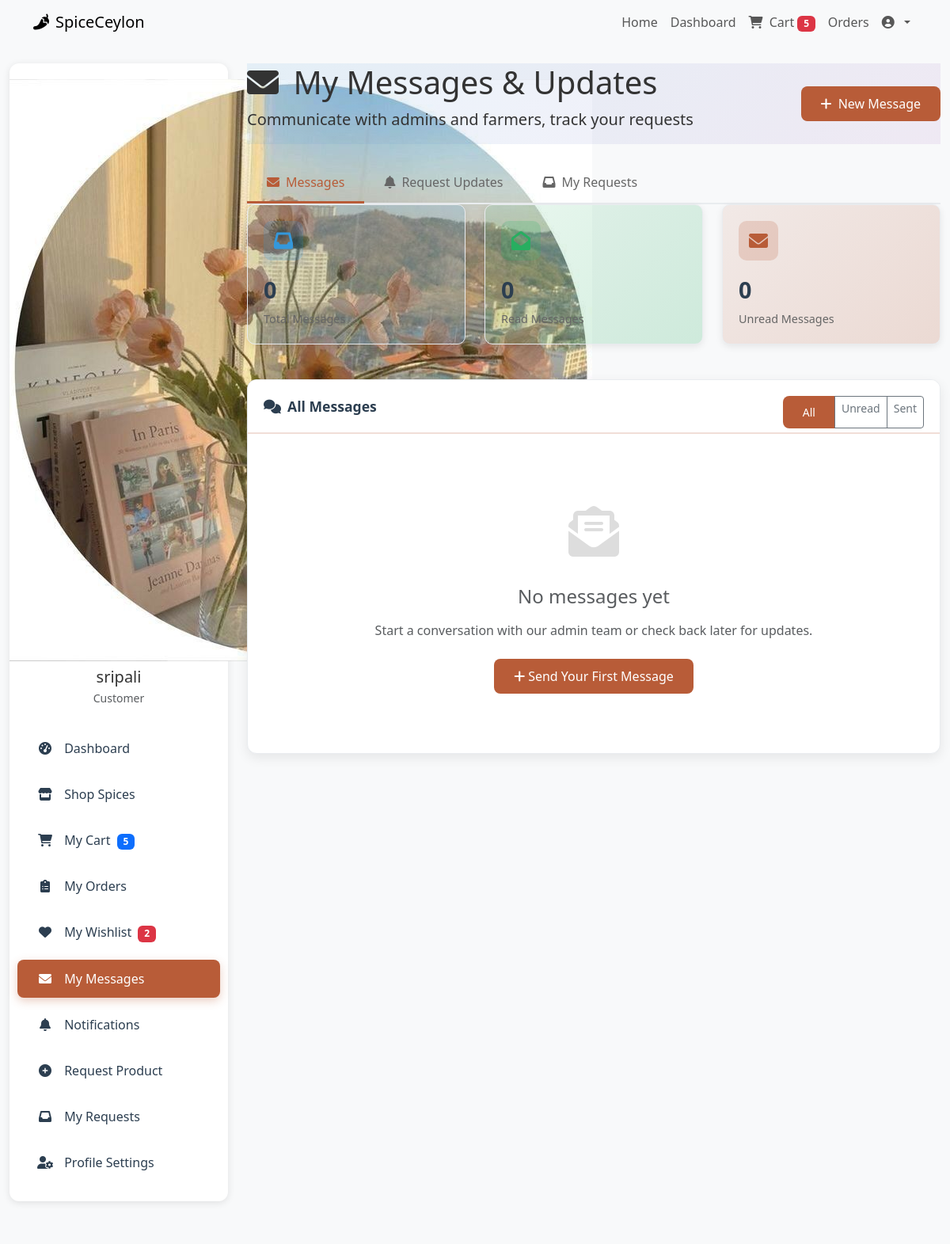
/customer/messages.php (signed in, upper part), run on an earlier commit of the app's database.
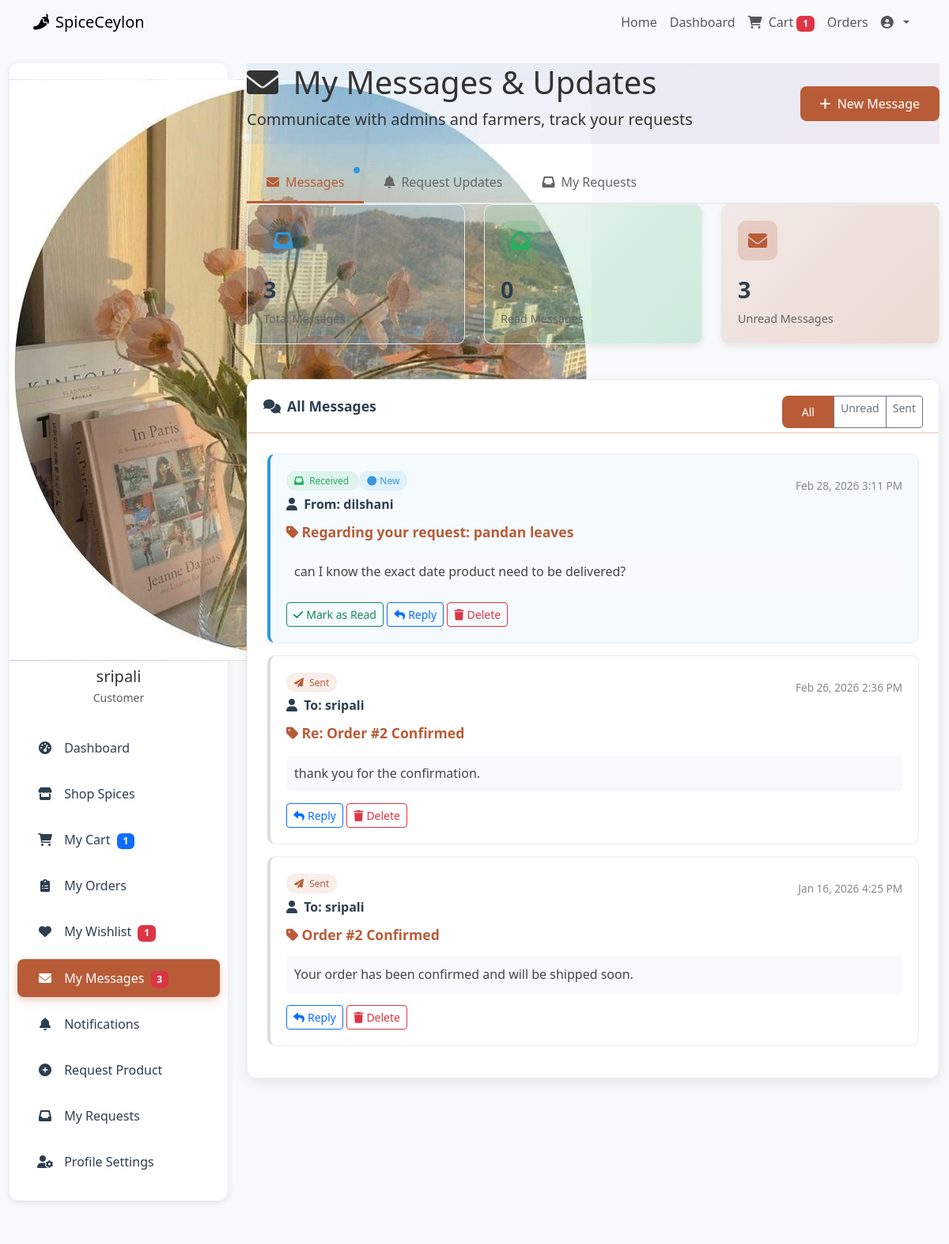
And on a later commit of the database.
### tables this page shows
CREATE TABLE `messages` (
  `id` int(11) NOT NULL,
  `sender_id` int(11) NOT NULL,
  `sender_role` enum('admin','farmer','customer') NOT NULL,
  `receiver_id` int(11) NOT NULL,
  `receiver_role` enum('admin','farmer','customer') NOT NULL,
  `subject` varchar(255) DEFAULT '',
  `message` text NOT NULL,
  `related_order_id` int(11) DEFAULT NULL,
  `related_product_id` int(11) DEFAULT NULL,
  `is_read` tinyint(1) DEFAULT 0,
  `created_at` timestamp NOT NULL DEFAULT current_timestamp()
);

CREATE TABLE `users` (
  `user_id` int(11) NOT NULL,
  `name` varchar(255) DEFAULT NULL,
  `email` varchar(255) DEFAULT NULL,
  `password` varchar(255) DEFAULT NULL,
  `phone` varchar(20) DEFAULT NULL,
  `address` varchar(255) DEFAULT NULL,
  `role` enum('customer','farmer') DEFAULT NULL,
  `farm_location` varchar(255) DEFAULT NULL,
  `profile_image` varchar(255) DEFAULT 'default-avatar.jpg',
  `is_registered` tinyint(1) DEFAULT 1,
  `created_at` timestamp NOT NULL DEFAULT current_timestamp(),
  `status` enum('pending','approved','active','inactive','suspended','rejected') NOT NULL DEFAULT 'pending' COMMENT 'User account status: pending=waiting approval, approved=approved but not active yet',
  `email_notifications` tinyint(1) DEFAULT 1,
  `push_notifications` tinyint(1) DEFAULT 1,
  `last_notification_check` timestamp NULL DEFAULT NULL
);

### customer/messages.php (the view, shortened to what the changed rows need)
<?php
require_once '../config/db.php';
$customer_id = $_SESSION['user_id'];
$cart_query = "SELECT COUNT(*) as cart_count FROM cart WHERE customer_id = ?";
$cart_stmt = $conn->prepare($cart_query);
$cart_stmt->bind_param("i", $customer_id);
$cart_stmt->execute();
$cart_result = $cart_stmt->get_result();
$cart_count = $cart_result->fetch_assoc()['cart_count'];
$wishlist_query = "SELECT COUNT(*) as wishlist_count FROM wishlist WHERE customer_id = ?";
$wishlist_stmt = $conn->prepare($wishlist_query);
$wishlist_stmt->bind_param("i", $customer_id);
$wishlist_stmt->execute();
$wishlist_result = $wishlist_stmt->get_result();
$wishlist_count = $wishlist_result->fetch_assoc()['wishlist_count'];
$unread_query = "SELECT COUNT(*) as count FROM messages WHERE receiver_id = ? AND receiver_role = 'customer' AND is_read = FALSE";
$unread_stmt = $conn->prepare($unread_query);
$unread_stmt->bind_param("i", $customer_id);
$unread_stmt->execute();
$unread_result = $unread_stmt->get_result();
$unread_count = $unread_result->fetch_assoc()['count'];
$messages_query = "SELECT m.*,
                   s.name as sender_name,
                   r.name as receiver_name,
                   p.name as product_name,
                   o.order_id as order_number
                   FROM messages m
                   LEFT JOIN users s ON m.sender_id = s.user_id AND m.sender_role = s.role
                   LEFT JOIN users r ON m.receiver_id = r.user_id AND m.receiver_role = r.role
                   LEFT JOIN products p ON m.related_product_id = p.product_id
                   LEFT JOIN orders o ON m.related_order_id = o.order_id
                   WHERE (m.sender_id = ? AND m.sender_role = 'customer')
                   OR (m.receiver_id = ? AND m.receiver_role = 'customer')
                   ORDER BY m.created_at DESC";
$messages_stmt = $conn->prepare($messages_query);
$messages_stmt->bind_param("ii", $customer_id, $customer_id);
$messages_stmt->execute();
$messages_result = $messages_stmt->get_result();
$active_tab = isset($_GET['tab']) ? $_GET['tab'] : 'messages';
?>
<!DOCTYPE html>
<html lang="en">
<head>
    <link href="https://cdn.jsdelivr.net/npm/bootstrap@5.3.0/dist/css/bootstrap.min.css" rel="stylesheet">
    <link rel="stylesheet" href="https://cdnjs.cloudflare.com/ajax/libs/font-awesome/6.0.0/css/all.min.css">
</head>
<body>
    <nav class="navbar navbar-expand-lg">
        <div class="container">
            <div class="collapse navbar-collapse" id="navbarNav">
                <ul class="navbar-nav ms-auto">
                    <li class="nav-item">
                        <a class="nav-link" href="cart.php">
                            <i class="fas fa-shopping-cart me-1"></i> Cart
                            <?php if($cart_count > 0): ?>
                                <span class="badge bg-danger"><?php echo $cart_count; ?></span>
                            <?php endif; ?>
                        </a>
                    </li>
                </ul>
            </div>
        </div>
    </nav>
    <div class="container-fluid mt-4 dashboard-container">
        <div class="row">
            <div class="col-lg-3">
                <div class="sidebar">
                    <ul class="nav flex-column">
                        <li class="nav-item">
                            <a class="nav-link" href="cart.php">
                                <i class="fas fa-shopping-cart"></i>
                                My Cart
                                <?php if($cart_count > 0): ?>
                                    <span class="badge bg-primary ms-1"><?php echo $cart_count; ?></span>
                                <?php endif; ?>
                            </a>
                        </li>
                        <li class="nav-item">
                            <a class="nav-link" href="wishlist.php">
                                <i class="fas fa-heart"></i>
                                My Wishlist
                                <?php if($wishlist_count > 0): ?>
                                    <span class="badge bg-danger ms-1"><?php echo $wishlist_count; ?></span>
                                <?php endif; ?>
                            </a>
                        </li>
                        <li class="nav-item">
                            <a class="nav-link active" href="messages.php">
                                <i class="fas fa-envelope"></i>
                                My Messages
                                <?php if($unread_count > 0): ?>
                                    <span class="badge bg-danger ms-1"><?php echo $unread_count; ?></span>
                                <?php endif; ?>
                            </a>
                        </li>
                    </ul>
                </div>
            </div>
            <div class="col-lg-9">
                <div class="welcome-banner" style="background: linear-gradient(135deg, rgba(52, 152, 219, 0.1), rgba(155, 89, 182, 0.1));">
                    <div class="d-flex justify-content-between align-items-center flex-wrap">
                        <div>
                            <h1 class="display-6"><i class="fas fa-envelope me-2"></i> My Messages & Updates</h1>
                        </div>
                    </div>
                </div>
                <ul class="nav nav-tabs mt-4">
                    <li class="nav-item">
                        <a class="nav-link <?php echo $active_tab == 'messages' ? 'active' : ''; ?>" href="?tab=messages">
                            <i class="fas fa-envelope me-2"></i>Messages
                            <?php if($unread_count > 0): ?>
                                <span class="notification-indicator"></span>
                            <?php endif; ?>
                        </a>
                    </li>
                </ul>
                <?php if($active_tab == 'messages'): ?>
                <div class="row mb-4">
                    <div class="col-md-4">
                        <div class="stat-card" style="background: linear-gradient(135deg, rgba(52, 152, 219, 0.1), rgba(52, 152, 219, 0.2));">
                            <div class="stat-icon" style="background: rgba(52, 152, 219, 0.2); color: var(--spice-blue);">
                                <i class="fas fa-inbox"></i>
                            </div>
                            <div class="stat-value"><?php echo $messages_result->num_rows; ?></div>
                            <div class="stat-label">Total Messages</div>
                        </div>
                    </div>
                    <div class="col-md-4">
                        <div class="stat-card" style="background: linear-gradient(135deg, rgba(39, 174, 96, 0.1), rgba(39, 174, 96, 0.2));">
                            <div class="stat-icon" style="background: rgba(39, 174, 96, 0.2); color: var(--spice-green);">
                                <i class="fas fa-envelope-open"></i>
                            </div>
                            <div class="stat-value"><?php echo $messages_result->num_rows - $unread_count; ?></div>
                            <div class="stat-label">Read Messages</div>
                        </div>
                    </div>
                    <div class="col-md-4">
                        <div class="stat-card" style="background: linear-gradient(135deg, rgba(184, 92, 56, 0.1), rgba(184, 92, 56, 0.2));">
                            <div class="stat-icon" style="background: rgba(184, 92, 56, 0.2); color: var(--spice-red);">
                                <i class="fas fa-envelope"></i>
                            </div>
                            <div class="stat-value"><?php echo $unread_count; ?></div>
                            <div class="stat-label">Unread Messages</div>
                        </div>
                    </div>
                </div>
                <div class="dashboard-card">
                    <div class="card-header">
                        <i class="fas fa-comments me-2"></i>All Messages
                        <div class="float-end">
                            <div class="btn-group" role="group">
                                <a href="?tab=messages&filter=all" class="btn btn-sm <?php echo !isset($_GET['filter']) || $_GET['filter'] == 'all' ? 'btn-spice' : 'btn-outline-secondary'; ?>">All</a>
                                <a href="?tab=messages&filter=unread" class="btn btn-sm <?php echo isset($_GET['filter']) && $_GET['filter'] == 'unread' ? 'btn-spice' : 'btn-outline-secondary'; ?>">Unread</a>
                                <a href="?tab=messages&filter=sent" class="btn btn-sm <?php echo isset($_GET['filter']) && $_GET['filter'] == 'sent' ? 'btn-spice' : 'btn-outline-secondary'; ?>">Sent</a>
                            </div>
                        </div>
                    </div>
                    <div class="card-body">
                        <?php if($messages_result->num_rows > 0): ?>
                            <div class="messages-list">
                                <?php
                                $messages_result->data_seek(0);
                                while($message = $messages_result->fetch_assoc()):
                                    $is_sent = $message['sender_id'] == $customer_id;
                                    $is_unread = !$message['is_read'] && !$is_sent;
                                ?>
                                <div class="message-item <?php echo $is_unread ? 'unread' : 'read'; ?>">
                                    <div class="d-flex justify-content-between align-items-start">
                                        <div>
                                            <span class="message-badge <?php echo $is_sent ? 'badge-outgoing' : 'badge-incoming'; ?>">
                                                <i class="fas fa-<?php echo $is_sent ? 'paper-plane' : 'inbox'; ?> me-1"></i>
                                                <?php echo $is_sent ? 'Sent' : 'Received'; ?>
                                            </span>
                                            <?php if($is_unread): ?>
                                                <span class="message-badge" style="background: rgba(52, 152, 219, 0.1); color: var(--spice-blue);">
                                                    <i class="fas fa-circle me-1"></i>New
                                                </span>
                                            <?php endif; ?>
                                        </div>
                                        <div class="message-meta">
                                            <?php echo date('M j, Y g:i A', strtotime($message['created_at'])); ?>
                                        </div>
                                    </div>
                                    <div class="message-sender">
                                        <i class="fas fa-user me-1"></i>
                                        <strong><?php echo $is_sent ? 'To: ' . htmlspecialchars($message['receiver_name'] ?? 'Admin') : 'From: ' . htmlspecialchars($message['sender_name'] ?? 'Admin'); ?></strong>
                                    </div>
                                    <div class="message-subject">
                                        <i class="fas fa-tag me-1"></i><?php echo htmlspecialchars($message['subject']); ?>
                                    </div>
                                    <div class="message-content">
                                        <?php echo nl2br(htmlspecialchars($message['message'])); ?>
                                    </div>
                                    <div class="message-actions">
                                        <?php if(!$is_sent && $is_unread): ?>
                                            <a href="?tab=messages&read=<?php echo $message['id']; ?>" class="btn btn-sm btn-outline-success">
                                                <i class="fas fa-check me-1"></i>Mark as Read
                                            </a>
                                        <?php endif; ?>
                                        <a href="?tab=messages&reply=<?php echo $message['id']; ?>" class="btn btn-sm btn-outline-primary" data-bs-toggle="modal" data-bs-target="#replyModal"
                                           data-subject="Re: <?php echo htmlspecialchars($message['subject']); ?>"
                                           data-receiver-id="<?php echo $is_sent ? $message['receiver_id'] : $message['sender_id']; ?>"
                                           data-receiver-role="<?php echo $is_sent ? $message['receiver_role'] : $message['sender_role']; ?>">
                                            <i class="fas fa-reply me-1"></i>Reply
                                        </a>
                                        <a href="?tab=messages&delete=<?php echo $message['id']; ?>" class="btn btn-sm btn-outline-danger" onclick="return confirm('Are you sure you want to delete this message?')">
                                            <i class="fas fa-trash me-1"></i>Delete
                                        </a>
                                    </div>
                                </div>
                                <?php endwhile; ?>
                            </div>
                        <?php else: ?>
                            <div class="empty-state">
                                <div class="empty-state-icon">
                                    <i class="fas fa-envelope-open-text"></i>
                                </div>
                                <h4 class="text-muted mb-3">No messages yet</h4>
                                <p class="text-muted mb-4">Start a conversation with our admin team or check back later for updates.</p>
                                <button class="btn btn-spice" data-bs-toggle="modal" data-bs-target="#newMessageModal">
                                    <i class="fas fa-plus me-1"></i>Send Your First Message
                                </button>
                            </div>
                        <?php endif; ?>
                    </div>
                </div>
                <?php endif; ?>
            </div>
        </div>
    </div>
</body>
</html>

What changed in the data, as far as the page shows it:
added messages: shows "Received", is_read 0 (drawn), created_at "Feb 28, 2026 3:11 PM", sender.name "dilshani", subject "Regarding your request: pandan leaves", message "can I know the exact date product need to be delivered?"
added messages: shows "Sent", created_at "Feb 26, 2026 2:36 PM", sender.name "sripali", subject "Re: Order #2 Confirmed", message "thank you for the confirmation."
added messages: shows "Sent", created_at "Jan 16, 2026 4:25 PM", sender.name "sripali", subject "Order #2 Confirmed", message "Your order has been confirmed and will be shipped soon."
Also different on the page:
$cart_count: "5" → "1"
$wishlist_count: "2" → "1"
$unread_count: (not shown) → "3"
$messages_result->num_rows: "0" → "3"
$unread_count: "0" → "3"
text no longer shown: "No messages yet Start a conversation with our admin team or check back later for updates. Send Your First Message"
